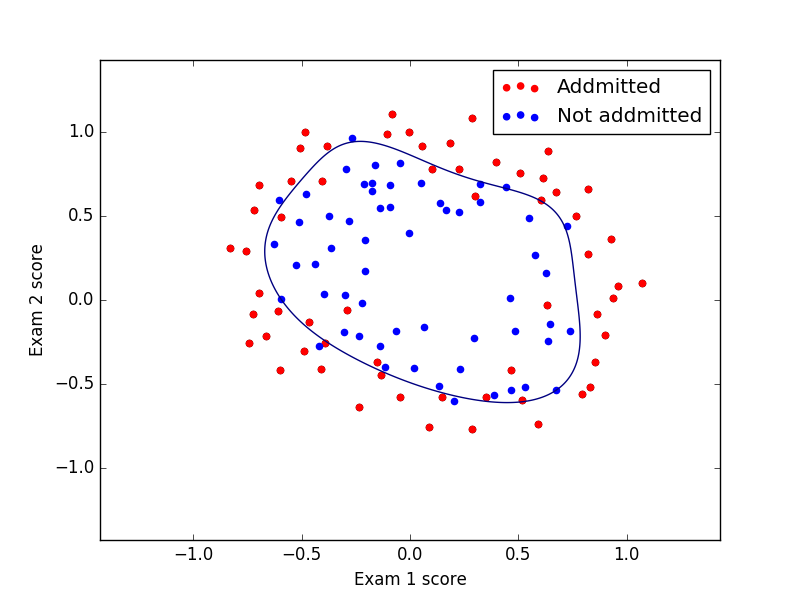

This chart was generated by the following Python code:
#Copyright (C) 2016 Daisuke Hashimoto. All Rights Reserved.
import numpy as np
import matplotlib.pyplot as plt
import pandas as pd
from sklearn import linear_model

def sigmoid(_z):
	return 1.0/ (1.0 + np.exp(-_z))

def CostFunction_logistic(_X, _y, _weight, _bias):
	_M = len(_y)
	_hypo = sigmoid(_X.dot(_weight) + _bias)
	_J =  (- np.dot(_y.T, np.log(_hypo)) - np.dot(1-_y.T, np.log(1-_hypo))).sum()/_M
	return _J

def evaluate_theta_logistics(_X, _y, _predictY):
	_M = len(_y)
	_judge = np.zeros((_M,1))
	_judge[_y == _predictY] = 1
	_accuracy = float(_judge.sum())/float(_M)
	_precision = float((_y * _predictY).sum())/ float(_predictY.sum())
	_recall = float((_y * _predictY).sum())/ float(_y.sum())
	_F_score = 2.0 * _precision * _recall / (_precision + _recall)
	return _accuracy, _precision, _recall, _F_score

def Xshaping(_X):
	_X_mean = np.mean(_X, axis=0).reshape(1, -1)
	_X_std = np.std(_X, axis=0).reshape(1, -1)
	_Xnorm = ( _X - _X_mean ) / _X_std
	return _Xnorm, _X_mean, _X_std

def mapFeature(_X1, _X2, _degree):
	_degree = 6
	_X = None
	_X1 = _X1.reshape(len(_X1),1)
	_X2 = _X2.reshape(len(_X2),1)
	_i=1
	_j=0
	while _i<=_degree:
		_j=0
		while _j<=_i:
			if _X is None:
				_X = _X1**(_i-_j) * _X2**_j
			else:
				_X = np.hstack((_X, _X1**(_i-_j) * _X2**_j))
			_j=_j+1
		_i=_i+1
	return _X


print '*************************'
print '***ex2data2***'
_data = pd.read_csv('ex2data2.txt', header=None)
_X = np.array([_data[0], _data[1]]).T
_y = np.array(_data[2])
_pos = (_y==1)
plt.scatter(_X[_pos,0], _X[_pos,1], marker='+', c='b')
_neg = (_y==0)
plt.scatter(_X[_neg,0], _X[_neg,1], marker='o', c='y')
plt.legend(['Admitted', 'Not addmitted'], scatterpoints=1)
plt.xlabel('Exam 1 Score')
plt.ylabel('Exam 2 Score')

(_Xnorm, _X_mean, _X_std) = Xshaping(_X)
print 'Average=', _X_mean
print 'Std Diviation=', _X_std

_map_degree = 6
_Xnorm = mapFeature(_Xnorm[:,0], _Xnorm[:,1], _map_degree)

print '***Start Fitting***'
#_model = linear_model.LogisticRegression(C=1000000.0)
_model = linear_model.LogisticRegression(C=1.0)
_model.fit(_Xnorm, _y)
print 'Coefficients:', _model.coef_
print 'Intercept:', _model.intercept_
print 'R2:', _model.score(_Xnorm, _y)
print 'J:', CostFunction_logistic(_Xnorm, _y, _model.coef_.reshape(-1,1), _model.intercept_[0])
_accuracy, _precision, _recall, _F_score = evaluate_theta_logistics(_Xnorm, _y, _model.predict(_Xnorm))
print 'accuracy=' +str(np.round(_accuracy,3))
print 'precision=' +str(np.round(_precision,3))
print 'recall=' +str(np.round(_recall,3))
print 'F_score=' +str(np.round(_F_score,3))

_xp = np.linspace(-1.3, 1.3,500)
_yp = np.linspace(-1.3, 1.3,500)
_Xmg, _Ymg = np.meshgrid(_xp, _yp)
_XX = mapFeature( (_Xmg.ravel().T - _X_mean[0,0])/_X_std[0,0], (_Ymg.ravel().T - _X_mean[0,1])/_X_std[0,1], _map_degree)
_Z = np.dot( _XX, _model.coef_.reshape(-1,1) ) + _model.intercept_[0]
_Z = _Z.reshape(_Xmg.shape)
plt.contour(_Xmg, _Ymg, _Z, levels=[0.0], label='Decision Boundary')
#plt.contourf(_Xmg, _Ymg, _Z)
_y0_list = np.where(_y==0)
_y1_list = np.where(_y==1)
plt.scatter(_X[_y0_list,0], _X[_y0_list,1], label='Addmitted', color='red')
plt.scatter(_X[_y1_list,0], _X[_y1_list,1], label='Not addmitted', color='blue')

plt.xlabel('Exam 1 score')
plt.ylabel('Exam 2 score')
plt.legend()
plt.show ()
